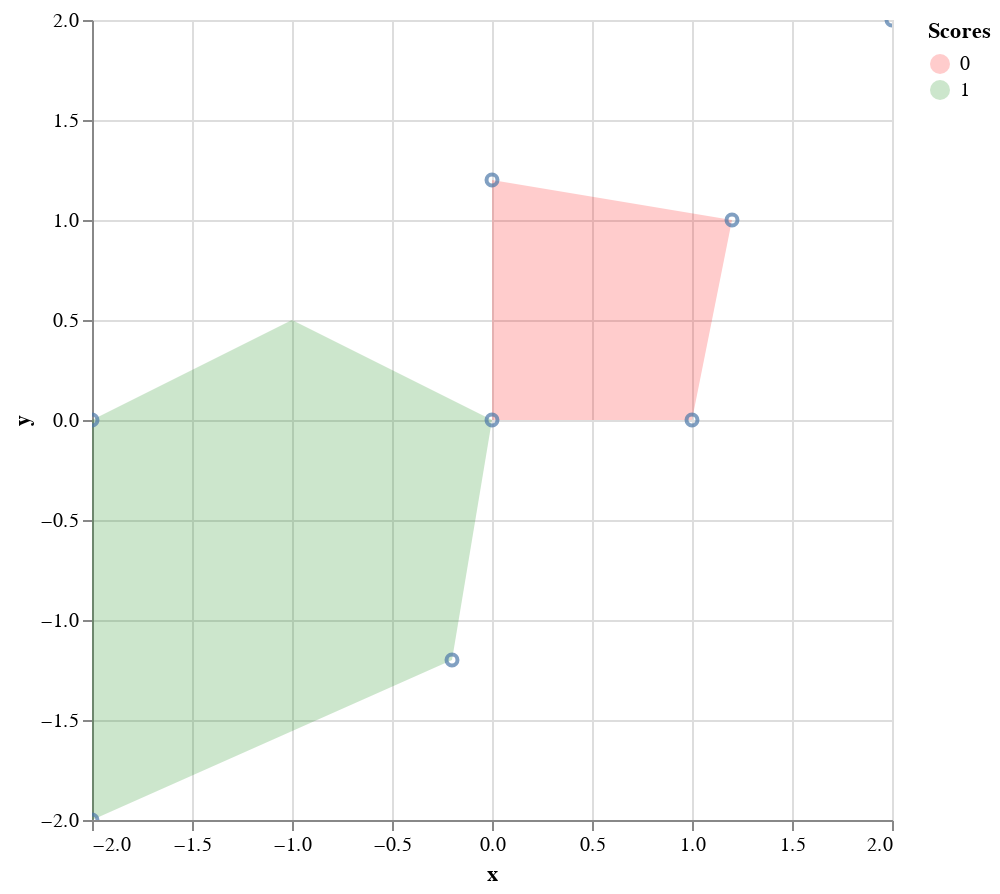

The notebook cell saved with this chart:
### Code cell
geojson_experiment = {
    "type": "FeatureCollection",
    "features": [
        {
            "type": "Feature",
            "geometry": {
                "type": "Polygon",
                "coordinates": [[[0, 0], [0, 1.2], [1.2, 1], [1, 0], [0, 0]]],
            },
            "properties": {
                "z_low": 0,
                "z_high": 1,
                "stroke": "#000000",
                "stroke-opacity": 0.2,
                "stroke-width": 0,
                "fill-opacity": 0.2,
                "fill": "#5c77a5",
            },
        },
        {
            "type": "Feature",
            "geometry": {
                "type": "Polygon",
                "coordinates": [[[0, 0], [-1, 0.5], [-2, 0], [-2, -2], [-0.2, -1.2], [0, 0]]],
            },
            "properties": {
                "z_low": 1,
                "z_high": 2,
                "stroke": "#000000",
                "stroke-opacity": 0.2,
                "stroke-width": 0,
                "fill-opacity": 0.2,
                "fill": "#dc842a",
            },
        },
    ],
}

scale = 100
square = (
    alt.Chart(alt.Data(values=geojson_experiment["features"]))
    .mark_geoshape(
        clip=False,
    )
    .encode(
        color=alt.Color(
            "properties.z_low:O",
            scale=alt.Scale(domain=[0, 1], range=["red", "green"]),
            legend=alt.Legend(title="Scores"),
        ),
        opacity=alt.value(0.2),
    )
    .project(type="identity", scale=scale, reflectX=False, reflectY=True)
)

empty = pd.DataFrame({"x": [-2, -2, -0.2, 0, 0, 1, 1.2, 2], "y": [-2, 0, -1.2, 0, 1.2, 0, 1, 2]})

axis = (
    alt.Chart(empty)
    .mark_point(clip=True)
    .encode(x=alt.X("x", scale=alt.Scale(type="linear")), y="y")
    .project(type="identity")
)

x_scale = scale * 4
y_scale = scale * 4
(square + axis).properties(width=x_scale, height=y_scale)

### Figure 1 — Vega-Lite specification as saved in the notebook (floating-point values rounded to 4 significant figures)
{"config": {"view": {"continuousWidth": 400, "continuousHeight": 300}}, "layer": [{"data": {"values": [{"type": "Feature", "geometry": {"type": "Polygon", "coordinates": [[[0, 0], [0, 1.2], [1.2, 1], [1, 0], [0, 0]]]}, "properties": {"z_low": 0, "z_high": 1, "stroke": "#000000", "stroke-opacity": 0.2, "stroke-width": 0, "fill-opacity": 0.2, "fill": "#5c77a5"}}, {"type": "Feature", "geometry": {"type": "Polygon", "coordinates": [[[0, 0], [-1, 0.5], [-2, 0], [-2, -2], [-0.2, -1.2], [0, 0]]]}, "properties": {"z_low": 1, "z_high": 2, "stroke": "#000000", "stroke-opacity": 0.2, "stroke-width": 0, "fill-opacity": 0.2, "fill": "#dc842a"}}]}, "mark": {"type": "geoshape", "clip": false}, "encoding": {"color": {"field": "properties.z_low", "legend": {"title": "Scores"}, "scale": {"domain": [0, 1], "range": ["red", "green"]}, "type": "ordinal"}, "opacity": {"value": 0.2}}, "projection": {"reflectX": false, "reflectY": true, "scale": 100, "type": "identity"}}, {"data": {"name": "data-d5b0309564a47300d5ed150428b8dbce"}, "mark": {"type": "point", "clip": true}, "encoding": {"x": {"field": "x", "scale": {"type": "linear"}, "type": "quantitative"}, "y": {"field": "y", "type": "quantitative"}}, "projection": {"type": "identity"}}], "height": 400, "width": 400, "$schema": "https://vega.github.io/schema/vega-lite/v4.17.0.json", "datasets": {"data-d5b0309564a47300d5ed150428b8dbce": [{"x": -2.0, "y": -2.0}, {"x": -2.0, "y": 0.0}, {"x": -0.2, "y": -1.2}, {"x": 0.0, "y": 0.0}, {"x": 0.0, "y": 1.2}, {"x": 1.0, "y": 0.0}, {"x": 1.2, "y": 1.0}, {"x": 2.0, "y": 2.0}]}}
